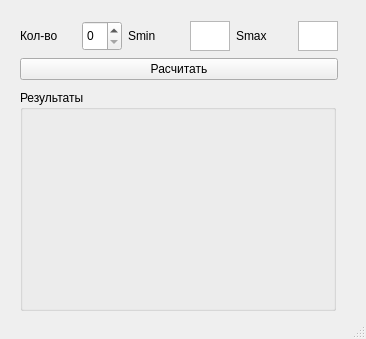
<?xml version="1.0" encoding="UTF-8"?>
<ui version="4.0">
 <class>MainWindow</class>
 <widget class="QMainWindow" name="MainWindow">
  <property name="geometry">
   <rect>
    <x>0</x>
    <y>0</y>
    <width>366</width>
    <height>339</height>
   </rect>
  </property>
  <property name="windowTitle">
   <string>MainWindow</string>
  </property>
  <widget class="QWidget" name="centralwidget">
   <widget class="QGroupBox" name="groupBox">
    <property name="geometry">
     <rect>
      <x>20</x>
      <y>90</y>
      <width>316</width>
      <height>221</height>
     </rect>
    </property>
    <property name="title">
     <string>Результаты</string>
    </property>
    <layout class="QVBoxLayout" name="verticalLayout_2"/>
   </widget>
   <widget class="QWidget" name="">
    <property name="geometry">
     <rect>
      <x>20</x>
      <y>20</y>
      <width>318</width>
      <height>63</height>
     </rect>
    </property>
    <layout class="QVBoxLayout" name="verticalLayout">
     <item>
      <layout class="QHBoxLayout" name="horizontalLayout">
       <item>
        <widget class="QLabel" name="label">
         <property name="text">
          <string>Кол-во</string>
         </property>
        </widget>
       </item>
       <item>
        <widget class="QSpinBox" name="spinBox_amount">
         <property name="minimumSize">
          <size>
           <width>40</width>
           <height>30</height>
          </size>
         </property>
         <property name="maximumSize">
          <size>
           <width>40</width>
           <height>30</height>
          </size>
         </property>
        </widget>
       </item>
       <item>
        <widget class="QLabel" name="label_2">
         <property name="text">
          <string>Smin</string>
         </property>
        </widget>
       </item>
       <item>
        <widget class="QTextEdit" name="sMin">
         <property name="minimumSize">
          <size>
           <width>40</width>
           <height>30</height>
          </size>
         </property>
         <property name="maximumSize">
          <size>
           <width>40</width>
           <height>30</height>
          </size>
         </property>
        </widget>
       </item>
       <item>
        <widget class="QLabel" name="label_3">
         <property name="text">
          <string>Smax</string>
         </property>
        </widget>
       </item>
       <item>
        <widget class="QTextEdit" name="sMax">
         <property name="minimumSize">
          <size>
           <width>40</width>
           <height>30</height>
          </size>
         </property>
         <property name="maximumSize">
          <size>
           <width>40</width>
           <height>30</height>
          </size>
         </property>
        </widget>
       </item>
      </layout>
     </item>
     <item>
      <widget class="QPushButton" name="pushButton">
       <property name="text">
        <string>Расчитать</string>
       </property>
      </widget>
     </item>
    </layout>
   </widget>
  </widget>
  <widget class="QStatusBar" name="statusbar"/>
 </widget>
 <resources/>
 <connections/>
</ui>
